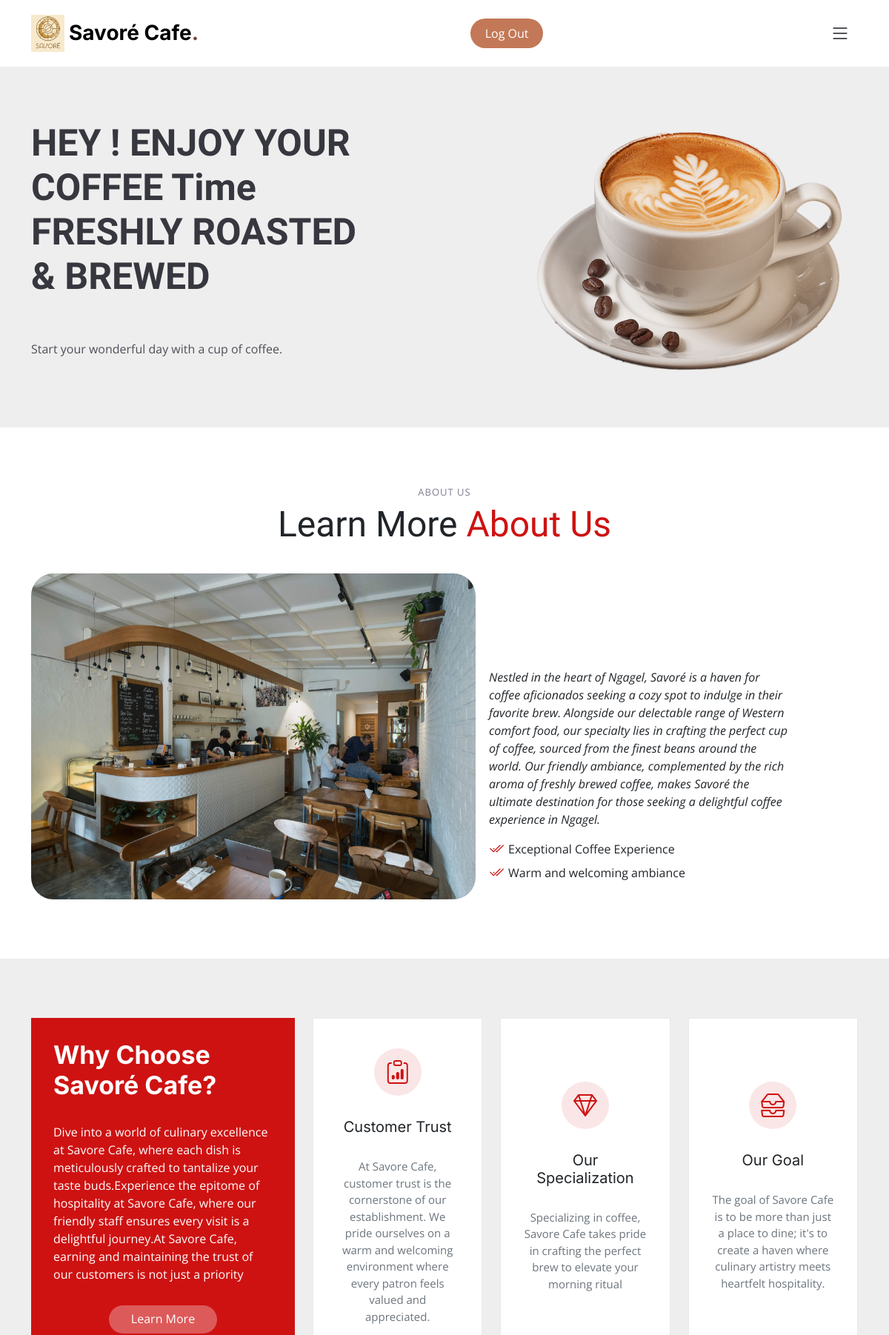
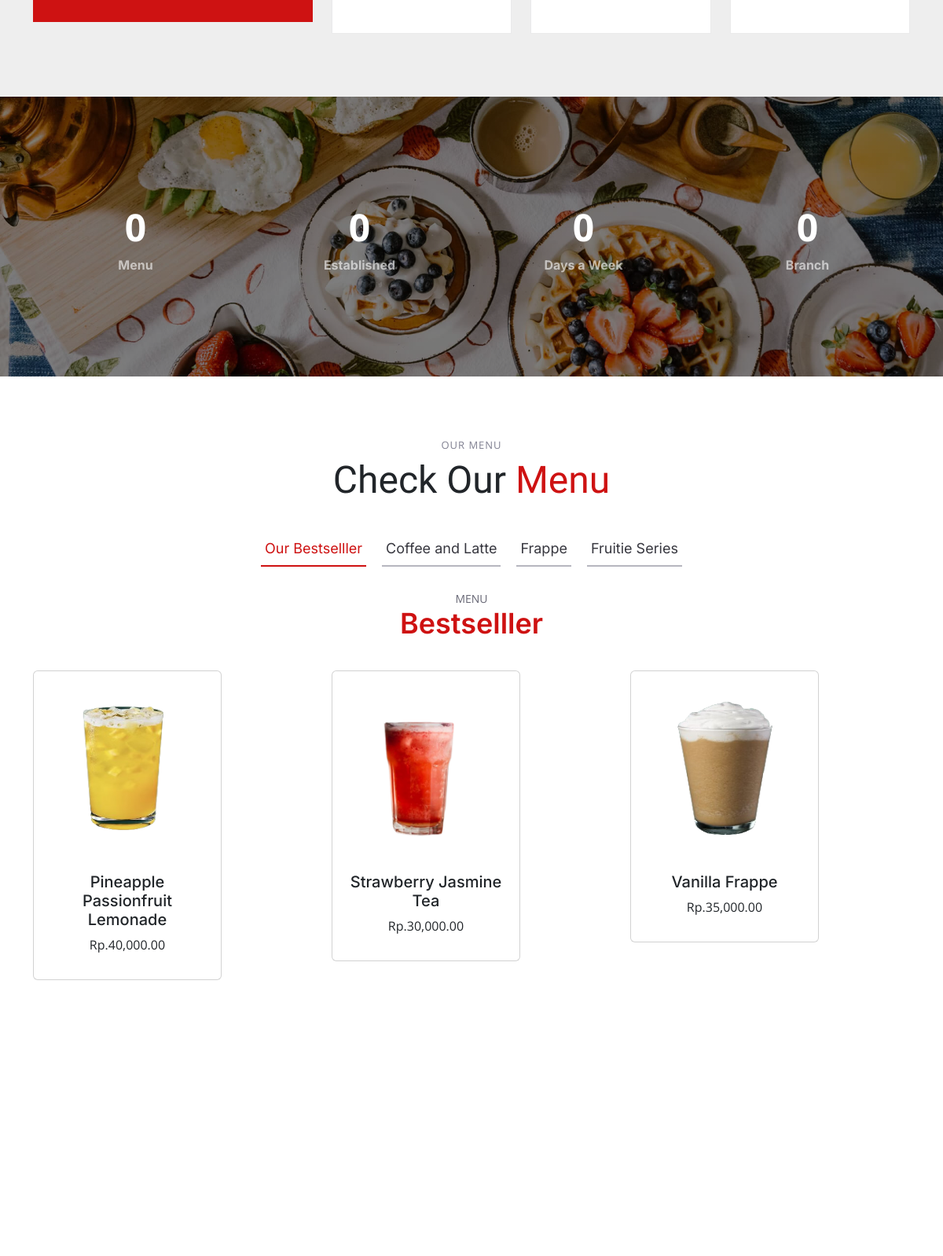
The page / (upper part) on the database its author committed (2 pictures, top to bottom).
### tables this page shows
CREATE TABLE `produk` (
  `id_produk` int(11) NOT NULL AUTO_INCREMENT,
  `nama_produk` varchar(255) NOT NULL,
  `id_kategori` int(11) NOT NULL,
  `harga` decimal(10,2) NOT NULL,
  `file_path` varchar(255) NOT NULL,
  PRIMARY KEY (`id_produk`)
);

### index.php (the view, shortened to what this page needs)
<?php
$cekManager = isset($_SESSION['user']) && $_SESSION['user']['email'] === 'manager@gmail.com';
?>
<!DOCTYPE html>
<html lang="en">
<head>
  <link href="assets/vendor/bootstrap/css/bootstrap.min.css" rel="stylesheet">
  <link href="assets/vendor/bootstrap-icons/bootstrap-icons.css" rel="stylesheet">
  <link href="assets/vendor/aos/aos.css" rel="stylesheet">
  <link href="assets/vendor/glightbox/css/glightbox.min.css" rel="stylesheet">
  <link href="assets/vendor/swiper/swiper-bundle.min.css" rel="stylesheet">
  <link href="assets/css/main.css" rel="stylesheet">
</head>
<body>
  <header id="header" class="header fixed-top d-flex align-items-center">
    <div class="container d-flex align-items-center justify-content-between">
      <a href="index.html" class="logo d-flex align-items-center me-auto me-lg-0">
        <img src="assets/img/logo.png" alt="" width="45px" height="50px">
        <h1>Savoré Cafe<span>.</span></h1>
      </a>
      <a class="btn_signIn" href="login.php">Log Out</a>
      <i class="mobile-nav-toggle mobile-nav-show bi bi-list"></i>
    </div>
  </header>
  <section id="hero" class="hero d-flex align-items-center section-bg">
    <div class="container">
      <div class="row justify-content-between gy-5">
        <div class="col-lg-5 d-flex flex-column justify-content-center align-items-center align-items-lg-start text-center text-lg-start">
          <h2 data-aos="fade-up">
            HEY !
            ENJOY YOUR COFFEE Time
            <br>FRESHLY ROASTED & BREWED</h2>
          <p data-aos="fade-up" data-aos-delay="100" style="margin-top: 3vw;">Start your wonderful day with a cup of coffee.</p>
        </div>
        <div class="col-lg-5 order-1 order-lg-2 text-center text-lg-start">
          <img src="assets/img/kopi.png" class="img-fluid" alt="" data-aos="zoom-out" data-aos-delay="300">
        </div>
      </div>
    </div>
  </section>
  <main id="main">
    <section id="about" class="about">
      <div class="container" data-aos="fade-up">
        <div class="section-header">
          <h2>About Us</h2>
          <p>Learn More <span>About Us</span></p>
        </div>
        <div class="row gy-4">
          <div class="col-lg-6" data-aos="fade-up" data-aos-delay="150">
            <img src="assets/img/room.jpg" width="600px" style="border-radius: 30px;">
          </div>
          <div class="col-lg-5 d-flex align-items-end" data-aos="fade-up" data-aos-delay="300">
            <div class="content ps-0 ps-lg-5">
              <p class="fst-italic">
                Nestled in the heart of Ngagel, Savoré is a haven for coffee aficionados seeking a cozy spot to indulge in their favorite brew.
                Alongside our delectable range of Western comfort food, our specialty lies in crafting the perfect cup of coffee, sourced from the finest beans around the world.
                Our friendly ambiance, complemented by the rich aroma of freshly brewed coffee, makes Savoré the ultimate destination for those seeking a delightful coffee experience in Ngagel.
              </p>
              <ul>
                <li><i class="bi bi-check2-all"></i> Exceptional Coffee Experience</li>
                <li><i class="bi bi-check2-all"></i> Warm and welcoming ambiance</li>
              </ul>
            </div>
          </div>
        </div>
      </div>
    </section>
    <section id="why-us" class="why-us section-bg">
      <div class="container" data-aos="fade-up">
        <div class="row gy-4">
          <div class="col-lg-4" data-aos="fade-up" data-aos-delay="100">
            <div class="why-box">
              <h3>Why Choose Savoré Cafe?</h3>
              <p>
                Dive into a world of culinary excellence at Savore Cafe, where each dish is meticulously crafted to tantalize your taste buds.Experience the epitome of hospitality at Savore Cafe, where our friendly staff ensures every visit is a delightful journey.At Savore Cafe, earning and maintaining the trust of our customers is not just a priority
              </p>
              <div class="text-center">
                <a href="#" class="more-btn">Learn More <i class="bx bx-chevron-right"></i></a>
              </div>
            </div>
          </div>
          <div class="col-lg-8 d-flex align-items-center">
            <div class="row gy-4">
              <div class="col-xl-4" data-aos="fade-up" data-aos-delay="200">
                <div class="icon-box d-flex flex-column justify-content-center align-items-center">
                  <i class="bi bi-clipboard-data"></i>
                  <h4>Customer Trust</h4>
                  <p>At Savore Cafe, customer trust is the cornerstone of our establishment. We pride ourselves on a warm and welcoming environment where every patron feels valued and appreciated. </p>
                </div>
              </div>
              <div class="col-xl-4" data-aos="fade-up" data-aos-delay="300">
                <div class="icon-box d-flex flex-column justify-content-center align-items-center">
                  <i class="bi bi-gem"></i>
                  <h4>Our Specialization</h4>
                  <p>Specializing in coffee, Savore Cafe takes pride in crafting the perfect brew to elevate your morning ritual</p>
                </div>
              </div>
              <div class="col-xl-4" data-aos="fade-up" data-aos-delay="400">
                <div class="icon-box d-flex flex-column justify-content-center align-items-center">
                  <i class="bi bi-inboxes"></i>
                  <h4>Our Goal</h4>
                  <p>The goal of Savore Cafe is to be more than just a place to dine; it's to create a haven where culinary artistry meets heartfelt hospitality.</p>
                </div>
              </div>
            </div>
          </div>
        </div>
      </div>
    </section>
    <section id="stats-counter" class="stats-counter">
      <div class="container" data-aos="zoom-out">
        <div class="row gy-4">
          <div class="col-lg-3 col-md-6">
            <div class="stats-item text-center w-100 h-100">
              <span data-purecounter-start="0" data-purecounter-end="13" data-purecounter-duration="1" class="purecounter"></span>
              <p>Menu</p>
            </div>
          </div>
          <div class="col-lg-3 col-md-6">
            <div class="stats-item text-center w-100 h-100">
              <span data-purecounter-start="0" data-purecounter-end="2005" data-purecounter-duration="1" class="purecounter"></span>
              <p>Established</p>
            </div>
          </div>
          <div class="col-lg-3 col-md-6">
            <div class="stats-item text-center w-100 h-100">
              <span data-purecounter-start="0" data-purecounter-end="7" data-purecounter-duration="1" class="purecounter"></span>
              <p>Days a Week</p>
            </div>
          </div>
          <div class="col-lg-3 col-md-6">
            <div class="stats-item text-center w-100 h-100">
              <span data-purecounter-start="0" data-purecounter-end="50" data-purecounter-duration="1" class="purecounter"></span>
              <p>Branch</p>
            </div>
          </div>
        </div>
      </div>
    </section>
    <section id="menu" class="menu">
      <div class="container" data-aos="fade-up">
        <div class="section-header">
          <h2>Our Menu</h2>
          <p>Check Our <span>Menu</span></p>
        </div>
        <ul class="nav nav-tabs d-flex justify-content-center" data-aos="fade-up" data-aos-delay="200">
          <li class="nav-item">
            <a class="nav-link active show" data-bs-toggle="tab" data-bs-target="#best">
              <h4>Our Bestselller</h4>
            </a>
          </li>
          <li class="nav-item">
            <a class="nav-link" data-bs-toggle="tab" data-bs-target="#coffee">
              <h4>Coffee and Latte</h4>
            </a>
          <li class="nav-item">
            <a class="nav-link" data-bs-toggle="tab" data-bs-target="#frappe">
              <h4>Frappe</h4>
            </a>
          <?php if (!$cekManager): ?>
          <li class="nav-item">
            <a class="nav-link" data-bs-toggle="tab" data-bs-target="#fruitie">
              <h4>Fruitie Series</h4>
            </a>
          </li>
          <?php endif; ?>
        </ul>
        <div class="tab-content" data-aos="fade-up" data-aos-delay="300">
          <div class="tab-pane fade active show" id="best">
            <div class="tab-header text-center">
              <p>Menu</p>
              <h3>Bestselller</h3>
            </div>
            <div class="row gy-5">
            <?php
require 'connection.php';
try {
    $sql = "SELECT id_produk, SUM(quantity) AS total_quantity
            FROM D_jual
            GROUP BY id_produk
            ORDER BY total_quantity DESC
            LIMIT 5";
    $stmt = $dbh->prepare($sql);
    $stmt->execute();
    $best_sellers = $stmt->fetchAll(PDO::FETCH_ASSOC);
} catch (PDOException $e) {
    echo "Error: " . $e->getMessage();
}
foreach ($best_sellers as $best_seller) {
    $id_produk = $best_seller['id_produk'];
    try {
        $sql_produk = "SELECT * FROM produk WHERE id_produk = :id_produk";
        $stmt_produk = $dbh->prepare($sql_produk);
        $stmt_produk->bindParam(':id_produk', $id_produk);
        $stmt_produk->execute();
        $produk = $stmt_produk->fetch(PDO::FETCH_ASSOC);
        echo "<div class='col'>";
        echo "<div class='card' style='width: 15rem;'>";
        echo "<img src='assets/img/menu/{$produk['id_produk']}.png' class='card-img-top' alt='...' style='height: 30vh;'>";
        echo "<div class='card-body text-center'>";
        echo "<h5 class='card-title'>{$produk['nama_produk']}</h5>";
        echo "<p class='card-text'>Rp." . number_format($produk['harga'], 2) . "</p>";
        echo "</div>";
        echo "</div>";
        echo "</div>";
    } catch (PDOException $e) {
        echo "Error: " . $e->getMessage();
    }
}
?>
            </div>
          </div>
          </div>
          <?php if (!$cekManager): ?>
          </div>
          <?php endif; ?>
    </section>
  </main>
</body>
</html>

### assets/css/main.css (style rules this page uses)
:root { --font-default: "Open Sans", system-ui, -apple-system, "Segoe UI", Roboto, "Helvetica Neue", Arial, "Noto Sans", "Liberation Sans", sans-serif, "Apple Color Emoji", "Segoe UI Emoji", "Segoe UI Symbol", "Noto Color Emoji"; --font-primary: "Amatic SC", sans-serif; --font-secondary: "Inter", sans-serif; }
:root { --color-default: #212529; --color-primary: #ce1212; --color-secondary: #37373f; }
:root { scroll-behavior: smooth; }
body { font-family: var(--font-default); color: var(--color-default); }
a { color: var(--color-primary); text-decoration: none; }
h1, h2, h3, h4, h5, h6 { font-family: var(--font-secondary); }
section { overflow: hidden; padding: 80px 0; scroll-margin-top: 90px; overflow: clip; }
.section-bg { background-color: #eee; }
.section-header { text-align: center; padding-bottom: 30px; }
.section-header h2 { font-size: 13px; letter-spacing: 1px; font-weight: 400; margin: 0; padding: 0; color: #7f7f90; text-transform: uppercase; font-family: var(--font-default); }
.section-header p { margin: 0; font-size: 48px; font-weight: 400; font-family: var(--font-primary); }
.section-header p span { color: var(--color-primary); }
.header { background: #fff; transition: all 0.5s; z-index: 997; height: 90px; border-bottom: 1px solid #fff; }
.header .logo img { margin-right: 6px; }
.header .logo h1 { font-size: 28px; font-weight: 700; color: #000; margin: 0; font-family: var(--font-secondary); }
.header .logo h1 span { color: #734444; }
.btn_signIn { padding: 8px 20px; color: #fff; background: #c37857; border-radius: 50px; transition: 0.3s; }
@media (max-width: 1279px) { .mobile-nav-show { color: var(--color-secondary); font-size: 28px; cursor: pointer; line-height: 0; transition: 0.5s; z-index: 9999; margin: 0 10px 0 20px; } }
.about .content ul { list-style: none; padding: 0; }
.about .content ul li { padding: 0 0 8px 26px; position: relative; }
.about .content ul i { position: absolute; font-size: 20px; left: 0; top: -3px; color: var(--color-primary); }
.why-us .why-box { padding: 30px; background: var(--color-primary); color: #fff; }
.why-us .why-box h3 { font-weight: 700; font-size: 34px; margin-bottom: 30px; }
.why-us .why-box p { margin-bottom: 30px; }
.why-us .why-box .more-btn { display: inline-block; background: rgba(255, 255, 255, 0.3); padding: 6px 30px 8px 30px; color: #fff; border-radius: 50px; transition: all ease-in-out 0.4s; }
.why-us .icon-box { text-align: center; background: #fff; padding: 40px 30px; width: 100%; height: 100%; border: 1px solid rgba(55, 55, 63, 0.1); transition: 0.3s; }
.why-us .icon-box i { color: var(--color-primary); margin-bottom: 30px; font-size: 32px; margin-bottom: 30px; background: rgba(206, 18, 18, 0.1); border-radius: 50px; display: flex; align-items: center; justify-content: center; width: 64px; height: 64px; }
.why-us .icon-box h4 { font-size: 20px; font-weight: 400; margin: 0 0 30px 0; font-family: var(--font-secondary); }
.why-us .icon-box p { font-size: 15px; color: #6c757d; }
.stats-counter { background: linear-gradient(rgba(0, 0, 0, 0.5), rgba(0, 0, 0, 0.5)), url("../img/stats-bg.jpg") center center; background-size: cover; padding: 100px 0; }
.stats-counter .stats-item { padding: 30px; width: 100%; }
.stats-counter .stats-item span { font-size: 48px; display: block; color: #fff; font-weight: 700; }
.stats-counter .stats-item p { padding: 0; margin: 0; font-family: var(--font-secondary); font-size: 16px; font-weight: 700; color: rgba(255, 255, 255, 0.6); }
.menu .nav-tabs { border: 0; }
.menu .nav-link { margin: 0 10px; padding: 10px 5px; transition: 0.3s; color: var(--color-secondary); border-radius: 0; cursor: pointer; height: 100%; border: 0; border-bottom: 2px solid #b6b6bf; }
.menu .nav-link h4 { font-size: 18px; font-weight: 400; margin: 0; font-family: var(--font-secondary); }
.menu .nav-link.active { color: var(--color-primary); border-color: var(--color-primary); }
.menu .tab-content .tab-header { padding: 30px 0; }
.menu .tab-content .tab-header p { font-size: 14px; text-transform: uppercase; color: #676775; margin-bottom: 0; }
.menu .tab-content .tab-header h3 { font-size: 36px; font-weight: 600; color: var(--color-primary); }
.hero { width: 100%; background-size: cover; position: relative; min-height: 60vh; padding: 160px 0 60px 0; }
.hero h2 { font-size: 50px; font-weight: 700; margin-bottom: 20px; color: var(--color-secondary); font-family: var(--font-primary); }
.hero p { color: #4f4f5a; font-weight: 400; margin-bottom: 30px; }

### rows shown on the page
produk: nama_produk "Pineapple Passionfruit Lemonade", harga "40,000.00"
produk: nama_produk "Strawberry Jasmine Tea", harga "30,000.00"
produk: nama_produk "Vanilla Frappe", harga "35,000.00"
